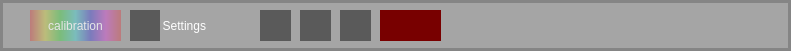
   <widget class="QFrame" name="frame_4">
    <property name="geometry">
     <rect>
      <x>-10</x>
      <y>235</y>
      <width>791</width>
      <height>51</height>
     </rect>
    </property>
    <property name="styleSheet">
     <string notr="true">border-radius: 0px;
border: 3px solid rgba(0, 0, 0, 50);
background-color: rgba(0, 0, 0, 50);

</string>
    </property>
    <property name="frameShape">
     <enum>QFrame::StyledPanel</enum>
    </property>
    <property name="frameShadow">
     <enum>QFrame::Raised</enum>
    </property>
    <widget class="QPushButton" name="pushButton_settings">
     <property name="geometry">
      <rect>
       <x>130</x>
       <y>10</y>
       <width>30</width>
       <height>31</height>
      </rect>
     </property>
     <property name="toolTip">
      <string comment="Settings" extracomment="Settings"/>
     </property>
     <property name="toolTipDuration">
      <number>3</number>
     </property>
     <property name="styleSheet">
      <string notr="true">QPushButton {
	border: none;
	border-radius: 0px;
	background-color: rgb(90, 90, 90);
	background-image: url(:/icons/settings.png);
	color: white;
}

QPushButton:hover {
	background-image: url(:/icons/settingsb.png);
	color: white;
}

QPushButton:pressed {
	background-color: rgb(130, 180, 230);
	color: white;
}</string>
     </property>
     <property name="text">
      <string/>
     </property>
     <property name="checkable">
      <bool>false</bool>
     </property>
    </widget>
    <widget class="QPushButton" name="pushButton_savespec">
     <property name="geometry">
      <rect>
       <x>380</x>
       <y>10</y>
       <width>61</width>
       <height>31</height>
      </rect>
     </property>
     <property name="styleSheet">
      <string notr="true">QPushButton {
	border: none;
	border-radius: 0px;
	background-color: rgb(120,0,0);
	background-image: url(:/icons/takeimage.png);
	color: white;
	font: 75 10pt &quot;MS Shell Dlg 2&quot;;
}

QPushButton:hover {
	background-color: rgb(255, 0, 0);
	color: white;
}

</string>
     </property>
     <property name="text">
      <string/>
     </property>
     <property name="checkable">
      <bool>false</bool>
     </property>
    </widget>
    <widget class="QPushButton" name="pushButton_freeze">
     <property name="geometry">
      <rect>
       <x>300</x>
       <y>10</y>
       <width>31</width>
       <height>31</height>
      </rect>
     </property>
     <property name="styleSheet">
      <string notr="true">QPushButton {
	border: none;
	border-radius: 0px;
	background-color: rgb(90, 90, 90);
	background-image: url(:/icons/pause.png);
	color: white;
}

QPushButton:hover {
	background-image: url(:/icons/pauseb.png);
	color: white;
}

QPushButton:pressed {
	background-color: rgb(130, 180, 230);
	color: white;
}</string>
     </property>
     <property name="text">
      <string/>
     </property>
     <property name="checkable">
      <bool>false</bool>
     </property>
    </widget>
    <widget class="QPushButton" name="pushButton_average">
     <property name="geometry">
      <rect>
       <x>340</x>
       <y>10</y>
       <width>31</width>
       <height>31</height>
      </rect>
     </property>
     <property name="styleSheet">
      <string notr="true">QPushButton {
	border: none;
	border-radius: 0px;
	background-color: rgb(90, 90, 90);
	background-image: url(:/icons/summe.png);
	color: white;
}

QPushButton:hover {
	background-image: url(:/icons/summeb.png);
	color: white;
}

QPushButton:pressed {
	background-color: rgb(130, 180, 230);
	color: white;
}</string>
     </property>
     <property name="text">
      <string/>
     </property>
     <property name="checkable">
      <bool>false</bool>
     </property>
    </widget>
    <widget class="QLabel" name="label_21">
     <property name="geometry">
      <rect>
       <x>160</x>
       <y>15</y>
       <width>50</width>
       <height>21</height>
      </rect>
     </property>
     <property name="styleSheet">
      <string notr="true">border-radius: 2px;
background-color: rgba(255, 0, 100, 0);
border-color: rgba(5, 5, 5, 0);
border-width: 1px;
color: rgb(220,220,220);

</string>
     </property>
     <property name="text">
      <string>&lt;html&gt;&lt;head/&gt;&lt;body&gt;&lt;p align=&quot;right&quot;&gt;&lt;span style=&quot; color:#ffffff;&quot;&gt;Settings&lt;/span&gt;&lt;/p&gt;&lt;/body&gt;&lt;/html&gt;</string>
     </property>
     <property name="alignment">
      <set>Qt::AlignRight|Qt::AlignTop|Qt::AlignTrailing</set>
     </property>
     <property name="wordWrap">
      <bool>false</bool>
     </property>
    </widget>
    <widget class="QPushButton" name="pushButton_infobox">
     <property name="geometry">
      <rect>
       <x>260</x>
       <y>10</y>
       <width>31</width>
       <height>31</height>
      </rect>
     </property>
     <property name="styleSheet">
      <string notr="true">QPushButton {
	border: none;
	border-radius: 0px;
	background-color: rgb(90, 90, 90);
	background-image: url(:/icons/info.png);
	color: white;
}

QPushButton:hover {
	background-image: url(:/icons/infob.png);
	color: white;
}

QPushButton:pressed {
	background-color: rgb(130, 180, 230);
	color: white;
}</string>
     </property>
     <property name="text">
      <string/>
     </property>
    </widget>
    <widget class="QPushButton" name="pushButton_cali">
     <property name="geometry">
      <rect>
       <x>30</x>
       <y>10</y>
       <width>91</width>
       <height>31</height>
      </rect>
     </property>
     <property name="toolTip">
      <string comment="Settings" extracomment="Settings"/>
     </property>
     <property name="toolTipDuration">
      <number>3</number>
     </property>
     <property name="styleSheet">
      <string notr="true">QPushButton {
	border: none;
	border-radius: 0px;
	background-color: rgb(90, 90, 90);
	background-color: qlineargradient(spread:pad, x1:0, y1:0, x2:1, y2:0, stop:0 rgba(255, 0, 0, 65), stop:0.166 rgba(255, 255, 0,65), stop:0.333 rgba(0, 255, 0, 65), stop:0.5 rgba(0, 255, 255,65), stop:0.666 rgba(0, 0, 255, 65), stop:0.833 rgba(255, 0, 255,65), stop:1 rgba(255, 0, 0, 65));

	font: 75 12pt &quot;Futura Md BT&quot;;
	color:  rgb(230, 230, 230);
}

QPushButton:hover {
	background-color: qlineargradient(spread:pad, x1:0, y1:0, x2:1, y2:0, stop:0 rgba(255, 0, 0, 150), stop:0.166 rgba(255, 255, 0,150), stop:0.333 rgba(0, 255, 0, 150), stop:0.5 rgba(0, 255, 255, 150), stop:0.666 rgba(0, 0, 255, 150), stop:0.833 rgba(255, 0, 255, 150), stop:1 rgba(255, 0, 0, 150));
	color: white;
}

QPushButton:pressed {
	background-color: qlineargradient(spread:pad, x1:0, y1:0, x2:1, y2:0, stop:0 rgba(255, 0, 0, 255), stop:0.166 rgba(255, 255, 0, 255), stop:0.333 rgba(0, 255, 0, 255), stop:0.5 rgba(0, 255, 255, 255), stop:0.666 rgba(0, 0, 255, 255), stop:0.833 rgba(255, 0, 255, 255), stop:1 rgba(255, 0, 0, 255));
	color: white;
}</string>
     </property>
     <property name="text">
      <string>calibration</string>
     </property>
     <property name="checkable">
      <bool>false</bool>
     </property>
    </widget>
   </widget>
